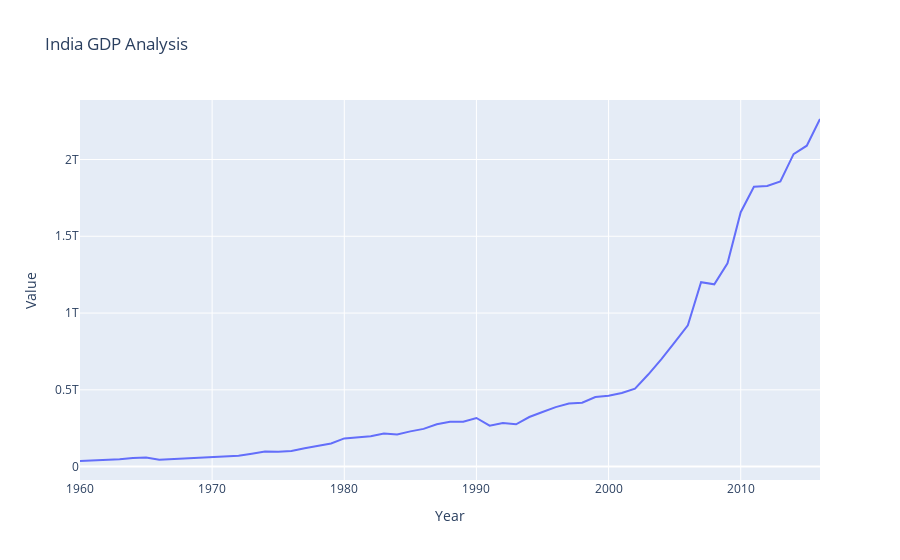

Notebook code for this chart:
### Code cell
pyo.plot(fig1, filename = 'India GDP.html',auto_open = False)
fig1
